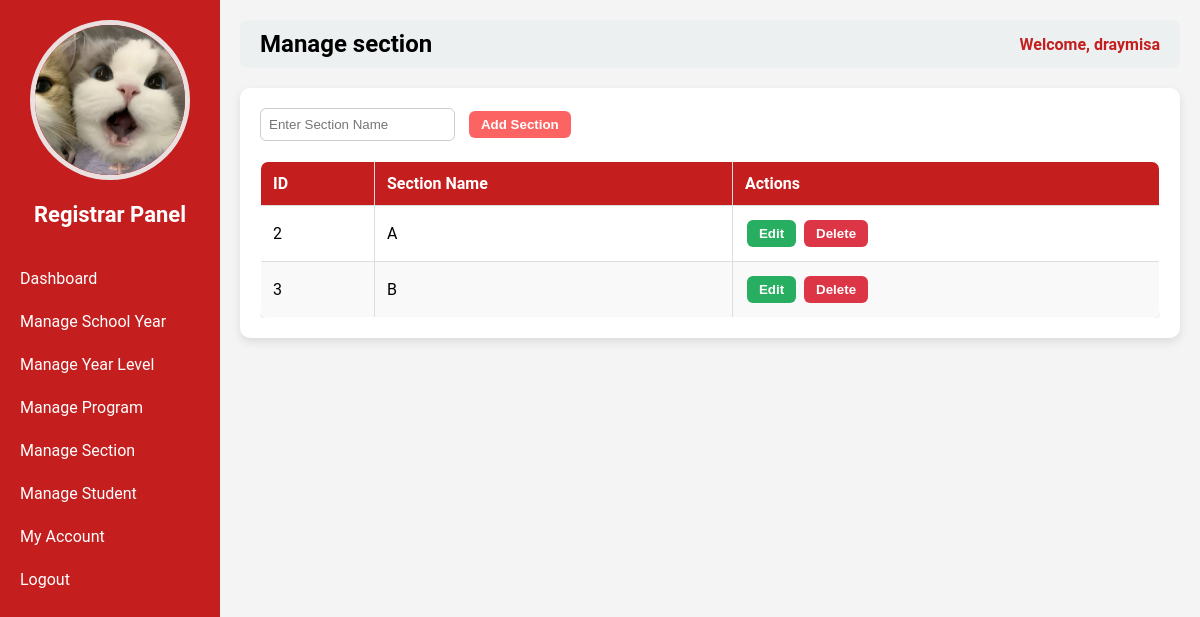
The app's page /registrar.php?page=manage_section (signed in), older data.
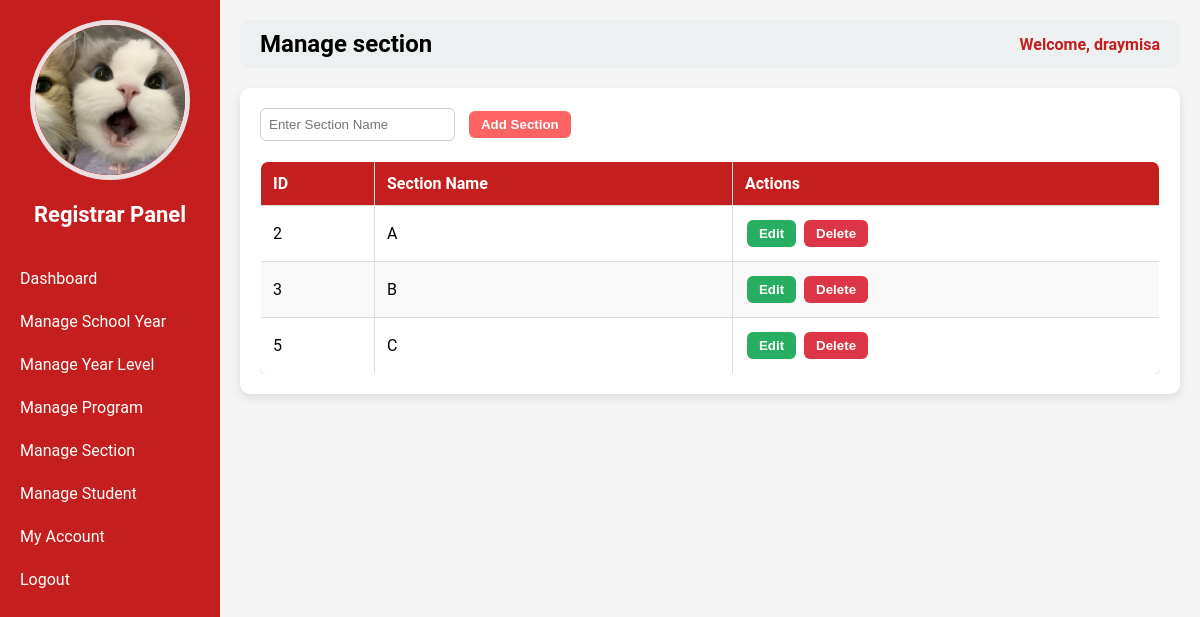
The same page, newer data.
### tables this page shows
CREATE TABLE `sections` (
  `id` int(11) NOT NULL,
  `section_name` varchar(50) NOT NULL
);

### registrar_pages/manage_section.php (the view, shortened to what this page needs)
<?php
require __DIR__ . '/../db_connect.php';
$edit_mode = false;
$edit_id = null;
$edit_name = "";
$sections = $pdo->query("SELECT * FROM sections ORDER BY id ASC")->fetchAll(PDO::FETCH_ASSOC);
?>
<div class="container">
    <form method="POST" class="form-box">
        <input type="text" name="section_name" placeholder="Enter Section Name"
               value="<?= htmlspecialchars($edit_name); ?>" required>
        <?php if ($edit_mode): ?>
            <input type="hidden" name="id" value="<?= $edit_id; ?>">
            <button type="submit" name="update_section" class="btn btn-warning">Update Section</button>
            <a href="" class="btn btn-secondary">Cancel</a>
        <?php else: ?>
            <button type="submit" name="add_section" class="btn btn-primary">Add Section</button>
        <?php endif; ?>
    </form>
    <div class="table-box">
        <table class="styled-table">
            <thead>
                <tr>
                    <th>ID</th>
                    <th>Section Name</th>
                    <th>Actions</th>
                </tr>
            </thead>
            <tbody>
            <?php foreach ($sections as $s): ?>
                <tr>
                    <td><?= $s['id']; ?></td>
                    <td><?= htmlspecialchars($s['section_name']); ?></td>
                    <td>
                        <form method="POST" class="inline-form">
                            <button type="submit" name="edit_section" class="btn btn-info">Edit</button>
                        </form>
                        <form method="POST" class="inline-form">
                            <button type="submit" name="delete_section" class="btn btn-danger"
                                    onclick="return confirm('Are you sure you want to delete this section?')">
                                Delete
                            </button>
                        </form>
                    </td>
                </tr>
            <?php endforeach; ?>
            </tbody>
        </table>
    </div>
</div>

Row changes from the older to the newer data that the page shows:
added sections: id "5", section_name "C"
